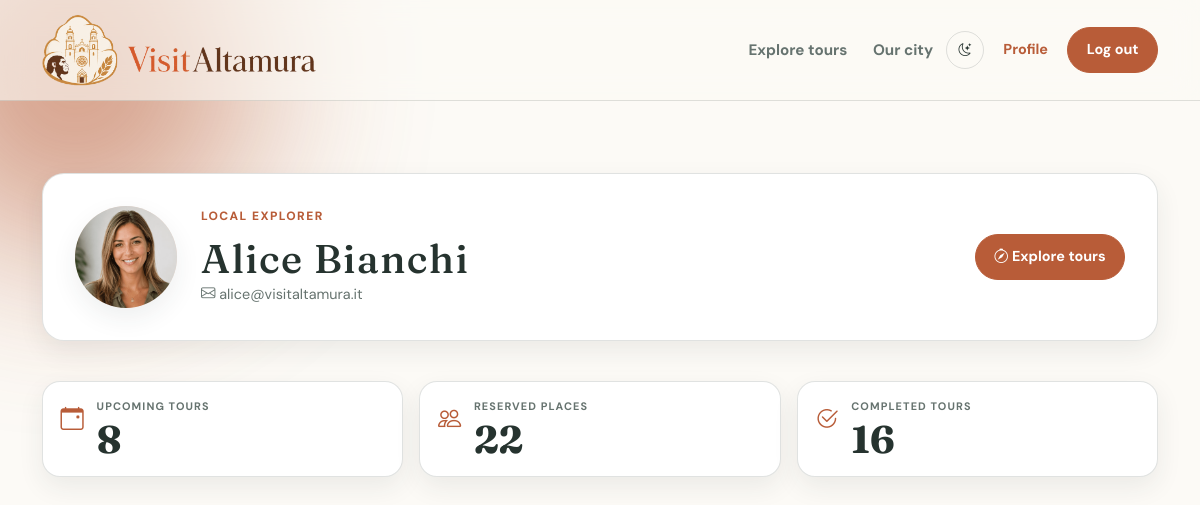
The page /profile/participant (signed in) on the database its author committed.
### tables this page shows
CREATE TABLE "users" (
	"id"	INTEGER NOT NULL UNIQUE,
	"first_name"	TEXT NOT NULL,
	"last_name"	TEXT NOT NULL,
	"email"	TEXT NOT NULL UNIQUE,
	"password"	TEXT NOT NULL,
	"role"	TEXT NOT NULL CHECK("role" IN ('guide', 'participant', 'admin')),
	"profile_img"	TEXT,
	"created_at"	TEXT NOT NULL DEFAULT CURRENT_TIMESTAMP,
	PRIMARY KEY("id" AUTOINCREMENT)
);

### app.py (the view)
@app.route("/profile/participant")
@login_required
def profile_participant():
    user = current_user
    if user.role != 'participant':
        flash("Access denied: this page is only for participants", "danger")
        return redirect(url_for("home"))
    current_datetime = datetime.now()
    db_reservations = reservations_dao.get_reservations_for_participant(user.id)
    number_people = 0
    upcoming_reservations = []
    number_upcoming_reservations = 0
    history_reservations = []
    number_completed_reservations = 0
    for reservation in db_reservations:
        guests = reservations_dao.get_guests_by_reservation(reservation["id"])
        tour_weekday = date.fromisoformat(reservation["tour_date"]).weekday()
        weekly_plan = tours_dao.get_tour_weekly_plan(reservation["tour_id"])
        start_time = None
        for plan in weekly_plan:
            if int(plan["day_of_week"]) == tour_weekday:
                start_time = plan["start_time"]
                break
        cancellable = False
        if start_time is not None:
            tour_datetime = datetime.fromisoformat(reservation["tour_date"] + " " + start_time)
            if reservation["status"] == "cancelled":
                history_reservations.append({
                    "reservation": reservation,
                    "guests": guests,
                    "start_time": start_time,
                    "cancellable": cancellable
                })
            elif reservation["status"] == "confirmed":
                if tour_datetime > current_datetime:
                    cancellable = (tour_datetime - current_datetime >= timedelta(hours=24))
                    upcoming_reservations.append({
                        "reservation": reservation,
                        "guests": guests,
                        "start_time": start_time,
                        "cancellable": cancellable
                        })
                    number_upcoming_reservations += 1
                    number_people += reservation["people_count"]
                else:
                    history_reservations.append({
                        "reservation": reservation,
                        "guests": guests,
                        "start_time": start_time,
                        "cancellable": cancellable
                    })
                    number_completed_reservations += 1
    totals = {
        "upcoming": number_upcoming_reservations,
        "people": number_people,
        "completed": number_completed_reservations
        }
    return render_template("profile_participant.html", p_participant=user, p_totals=totals, p_upcoming_reservations=upcoming_reservations, p_reservation_history=history_reservations)

### app.py (called while the page is built)
@login_manager.user_loader
def load_user(user_id):
    db_user = users_dao.get_user_by_id(user_id)
    if db_user is not None:
        user = User(
            id = db_user['id'],
            first_name = db_user['first_name'],
            last_name = db_user['last_name'],
            email = db_user['email'],
            password = db_user['password'],
            role = db_user['role'],
            profile_img = db_user['profile_img'],
        )
    else:
        user = None
    return user

### reservations_dao.py (called while the page is built)
def get_reservations_for_participant(p_participant_id):
    query = "SELECT R.*, T.title AS tour_title, T.meeting_point, T.duration, T.language, U.first_name AS guide_first_name, U.last_name AS guide_last_name, (SELECT TI.path_img FROM tour_images TI WHERE TI.tour_id = T.id LIMIT 1) AS path_img FROM reservations R, tours T, users U WHERE R.tour_id = T.id AND T.guide_id = U.id AND R.participant_id = ? ORDER BY R.tour_date"
    conn = sqlite3.connect("VisitAltamura_db.db")
    conn.row_factory = sqlite3.Row
    cursor = conn.cursor()
    cursor.execute(query, (p_participant_id,))
    db_reservations = cursor.fetchall()
    conn.commit()
    cursor.close()
    conn.close()
    return db_reservations

def get_guests_by_reservation(p_reservation_id):
    query = "SELECT * FROM reservation_guests WHERE reservation_id = ?"
    conn = sqlite3.connect("VisitAltamura_db.db")
    conn.row_factory = sqlite3.Row
    cursor = conn.cursor()
    cursor.execute(query, (p_reservation_id,))
    db_guests = cursor.fetchall()
    conn.commit()
    cursor.close()
    conn.close()
    return db_guests

### tours_dao.py (called while the page is built)
def get_tour_weekly_plan(p_tour_id):
    query = "SELECT * FROM tour_weekly_plan WHERE tour_id = ? ORDER BY day_of_week, start_time"
    conn = sqlite3.connect("VisitAltamura_db.db")
    conn.row_factory = sqlite3.Row
    cursor = conn.cursor()
    cursor.execute(query, (p_tour_id,))
    db_weekly_plan = cursor.fetchall()
    conn.commit()
    cursor.close()
    conn.close()
    return db_weekly_plan

### users_dao.py (called while the page is built)
def get_user_by_id(p_id):
    query = "SELECT * FROM users WHERE id = ?"
    conn = sqlite3.connect("VisitAltamura_db.db")
    conn.row_factory = sqlite3.Row
    cursor = conn.cursor()
    cursor.execute(query, (p_id,))
    db_user = cursor.fetchone()
    conn.commit()
    cursor.close()
    conn.close()
    return db_user

### templates/profile_participant.html (shortened to what this page needs)
{% extends "base.html" %}
{% block content %}
<section class="section profile-section">
    <div class="container-xl">
        <header class="profile-header reveal reveal-delay-1">
            {% if p_participant.profile_img %}
            <img class="profile-avatar" src="{{ url_for('static', filename=p_participant.profile_img) }}"
                alt="{{ p_participant.first_name }} {{ p_participant.last_name }}">
            {% else %}
            <span class="profile-avatar">
                {{ p_participant.first_name[0] }}
                {{ p_participant.last_name[0] }}
            </span>
            {% endif %}
            <div class="profile-info">
                <p class="section-badge"> Local explorer </p>
                <h1 class="profile-name"> {{ p_participant.first_name }} {{ p_participant.last_name }} </h1>
                <p class="profile-email"> <i class="bi bi-envelope"></i> {{ p_participant.email }} </p>
            </div>
            <a href="{{ url_for('home') }}#tours" class="btn btn-brand profile-btn"> <i class="bi bi-compass"></i>
                Explore tours
            </a>
        </header>
        <div class="row g-3 mt-4">
            <div class="col-12 col-md-4 reveal reveal-delay-2">
                <article class="stats-profile-card">
                    <i class="bi bi-calendar-event"></i>
                    <div class="stats-profile-content">
                        <span>Upcoming tours</span>
                        <strong>{{ p_totals.upcoming }}</strong>
                    </div>
                </article>
            </div>
            <div class="col-12 col-md-4 reveal reveal-delay-3">
                <article class="stats-profile-card">
                    <i class="bi bi-people"></i>
                    <div class="stats-profile-content">
                        <span>Reserved places</span>
                        <strong>{{ p_totals.people }}</strong>
                    </div>
                </article>
            </div>
            <div class="col-12 col-md-4 reveal reveal-delay-4">
                <article class="stats-profile-card">
                    <i class="bi bi-check2-circle"></i>
                    <div class="stats-profile-content">
                        <span>Completed tours</span>
                        <strong>{{ p_totals.completed }}</strong>
                    </div>
                </article>
            </div>
        </div>
    </div>
</section>
{% endblock %}

### static/styles/styles.css (style rules this page uses)
:root { --brand: #b85c38; --brand-dark: #923f25; --brand-soft: #f4ddd0; --brand-soft-2: #e69b75; --text: #26332f; --text-soft: #66736f; --text-white: #ffffff; --text-soft-white: rgba(255, 255, 255, 0.8); --bg: #fcfaf6; --bg-deep: #f3ede4; --bg-soft: #ffffff; --surface-glass: rgba(252, 250, 246, 0.6); --line: rgba(38, 51, 47, 0.14); --shadow-small: 0 10px 26px rgba(38, 51, 47, 0.08); --serif: "Fraunces", Georgia, serif; --sans: "DM Sans", system-ui, -apple-system, BlinkMacSystemFont, "Segoe UI", sans-serif; }
html { scroll-behavior: smooth; }
body { background: var(--bg); color: var(--text); font-family: var(--sans); line-height: 1.6; }
a { color: inherit; text-decoration: none; }
img { height: auto; max-width: 100%; }
.section { padding: 4.5rem 0; }
h1, h2, h3 { color: var(--text); font-family: var(--serif); letter-spacing: 0.035em; line-height: 1.02; }
.reveal { opacity: 0; transform: translateY(20px); }
.reveal.active { animation-name: revealAnimations; animation-duration: 0.70s; animation-timing-function: ease; animation-fill-mode: forwards; }
.reveal-delay-1 { animation-delay: 0.30s; }
.reveal-delay-2 { animation-delay: 0.60s; }
.reveal-delay-3 { animation-delay: 0.90s; }
.reveal-delay-4 { animation-delay: 1.20s; }
.btn { border-radius: 999px; font-size: 0.9rem; font-weight: 700; padding: 0.7rem 1.15rem; }
.btn-brand { background: var(--brand); border: 1px solid var(--brand); color: #ffffff; transition: background-color 0.2s ease, border-color 0.2s ease, transform 0.2s ease; }
.hero-badge, .section-badge, .tour-detail, .tour-section-label { font-size: 0.75rem; font-weight: 800; letter-spacing: 0.12em; text-transform: uppercase; }
.section-badge, .tour-detail, .tour-section-label { margin-bottom: 0.75rem; color: var(--brand); }
.profile-section, .report-section, .reservation-section { min-height: 600px; }
.profile-header, .reservation-header, .report-header { display: flex; align-items: center; justify-content: space-between; flex-wrap: wrap; gap: 1.5rem; margin-bottom: 1.5rem; padding: 2rem; border: 1px solid var(--line); border-radius: 22px; background: var(--bg-soft); box-shadow: var(--shadow-small); }
.profile-avatar { background: var(--brand-soft); border-radius: 50%; color: var(--brand-dark); display: flex; align-items: center; justify-content: center; font-size: 2rem; font-weight: 800; font-family: var(--serif); width: 102px; height: 102px; flex-shrink: 0; text-transform: uppercase; overflow: hidden; object-fit: cover; box-shadow: var(--shadow-small); }
.profile-btn { margin-left: auto; }
.profile-info { flex-grow: 1; min-width: 220px; }
.profile-name, .report-name { font-family: var(--serif); font-size: 2.5rem; line-height: 1; margin-bottom: 0.25rem; }
.profile-email { color: var(--text-soft); font-size: 0.9rem; margin: 0; }
.stats-profile-card, .stats-reservation-card, .stats-report-card { display: flex; align-items: flex-start; gap: 0.8rem; height: 100%; padding: 1.1rem; border: 1px solid var(--line); border-radius: 18px; background: var(--bg-soft); box-shadow: var(--shadow-small); }
.stats-profile-card i, .stats-reservation-card i, .stats-report-card i { flex-shrink: 0; padding-top: 0.15rem; color: var(--brand); font-size: 1.45rem; }
.stats-profile-content, .stats-reservation-content, .stats-report-content { display: flex; flex-direction: column; gap: 0.35rem; }
.stats-profile-content span, .stats-reservation-content span, .stats-report-content span { color: var(--text-soft); font-size: 0.68rem; font-weight: 700; letter-spacing: 0.1em; line-height: 1.4; text-transform: uppercase; }
.stats-profile-content strong, .stats-reservation-content strong, .stats-report-content strong { color: var(--text); font-family: var(--serif); font-size: 2.4rem; line-height: 1; }

### rows shown on the page
users: profile_img (picture), first_name "Alice", last_name "Bianchi", email "alice@visitaltamura.it"

### other values the page prints
{{ p_totals.upcoming }} "8"
{{ p_totals.people }} "22"
{{ p_totals.completed }} "16"
